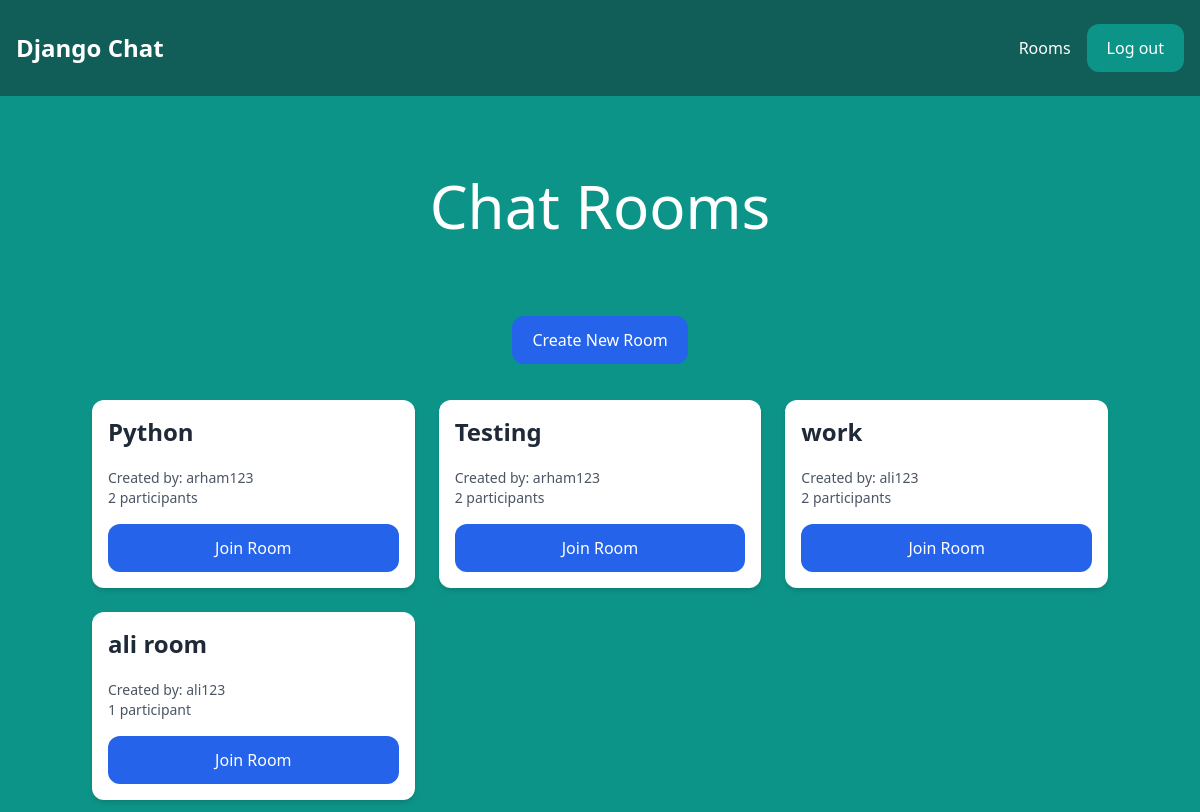
/rooms/ (signed in), run on the app's committed database.
### room/models.py (models this page shows, shortened)
class Room(models.Model):
    name = models.CharField(max_length=255)
    slug = models.SlugField(unique=True)
    participants = models.ManyToManyField(User, related_name='chat_rooms', blank=True)
    created_by = models.ForeignKey(User, on_delete=models.CASCADE, related_name='created_rooms', null=True)
    created_at = models.DateTimeField(default=timezone.now)
    last_activity = models.DateTimeField(auto_now=True)
    is_private = models.BooleanField(default=True)
    description = models.TextField(blank=True)
    class Meta:
        ordering = ['-last_activity']

### room/views.py (the view)
# urls.py: path('rooms/', include('room.urls')),
@login_required
def rooms(request):
    rooms = Room.objects.filter(
        Q(participants=request.user) | Q(is_private=False)
    ).distinct()
    return render(request, 'room/rooms.html', {
        'rooms': rooms
    })

### room/templates/room/rooms.html (shortened to what this page needs)
{% extends "core/base.html" %}
{% block content %}
    <div class="p-10 lg:p-20 text-center">
        <h1 class="text-3xl lg:text-6xl text-white">Chat Rooms</h1>
    </div>
    <div class="w-full flex justify-center mb-6">
        <a href="{% url 'create_room' %}" class="px-5 py-3 rounded-xl text-white bg-blue-600 hover:bg-blue-700 transition-colors">
            Create New Room
        </a>
    </div>
    <div class="w-full flex flex-wrap items-center px-4 lg:px-20">
        {% for room in rooms %}
            <div class="w-full lg:w-1/3 px-3 py-3">
                <div class="p-4 bg-white rounded-xl shadow-md hover:shadow-lg transition-shadow">
                    <h2 class="mb-5 text-2xl font-semibold text-gray-800">{{ room.name }}</h2>
                    <div class="mb-4">
                        <p class="text-sm text-gray-600">
                            Created by: {{ room.created_by.username }}
                            <br>
                            {{ room.participants.count }} participant{{ room.participants.count|pluralize }}
                        </p>
                    </div>
                    <a href="{% url 'room' room.slug %}" class="px-5 py-3 block rounded-xl text-white bg-blue-600 hover:bg-blue-700 transition-colors text-center">
                        Join Room
                    </a>
                </div>
            </div>
        {% empty %}
            <div class="w-full text-center text-gray-300">
                <p class="text-xl">No rooms available</p>
                <p class="mt-2">Create a room to get started!</p>
            </div>
        {% endfor %}
    </div>
{% endblock %}

### data on the page
Room: name "Python", created_by.username "arham123", participants.count "2"
Room: name "Testing", created_by.username "arham123", participants.count "2"
Room: name "work", created_by.username "ali123", participants.count "2"
Room: name "ali room", created_by.username "ali123", participants.count "1"
